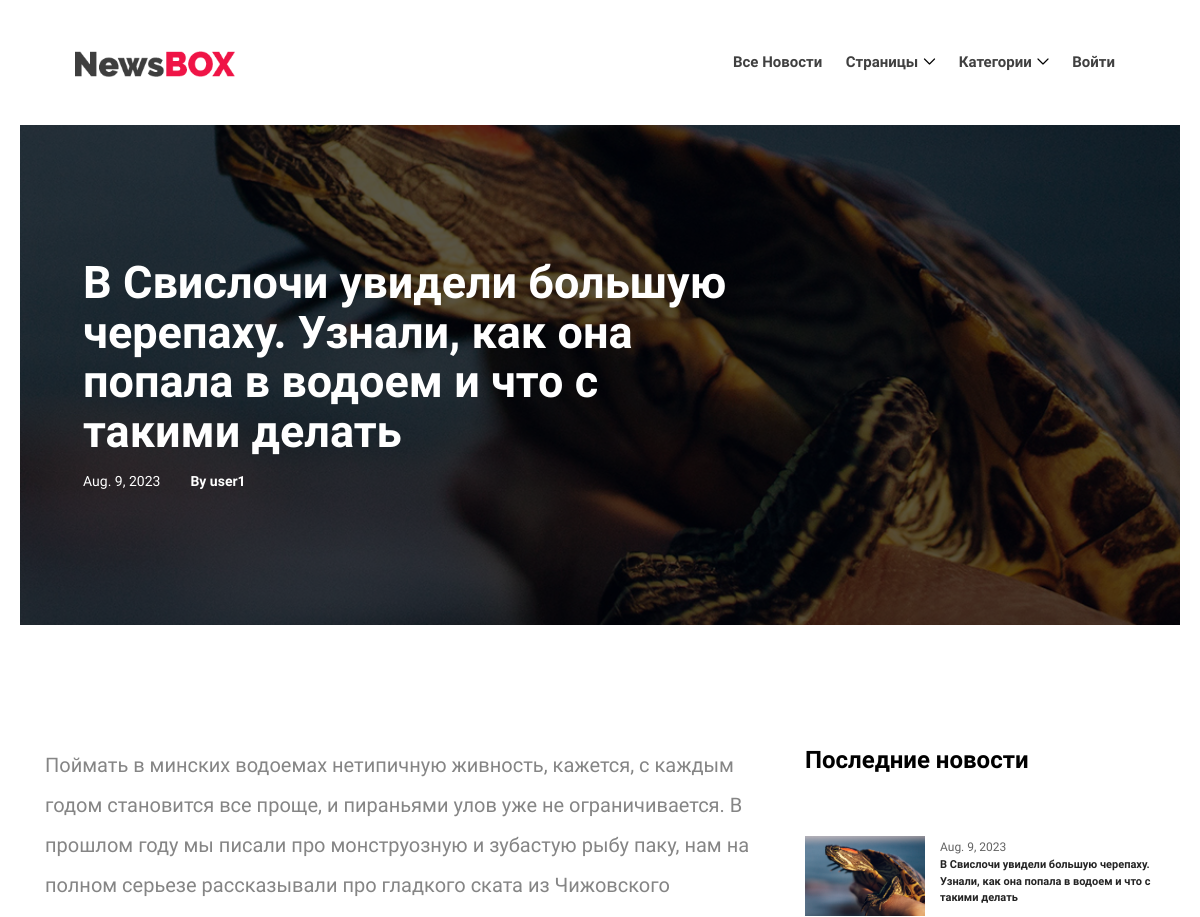
Page /news/19 (upper part) on the earlier database version.
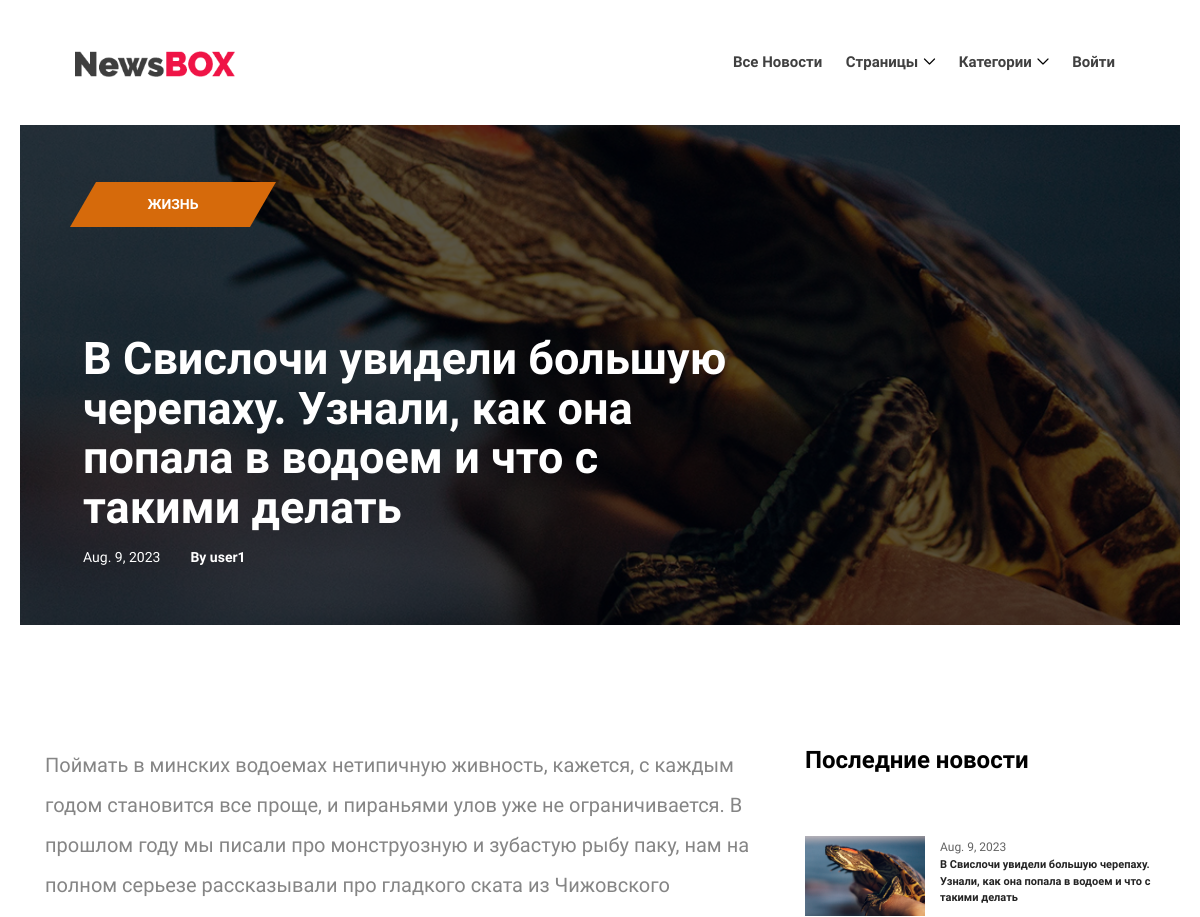
Same page on the later database version.
### app/models.py (models this page shows, shortened)
class Post(models.Model):
    author = models.ForeignKey(Author, on_delete=models.CASCADE)
    datetime = models.DateTimeField(auto_now_add=True)
    category = models.ManyToManyField(Category, through='PostCategory', related_name='posts')
    title = models.CharField(max_length=128)
    text = models.TextField()
    rating = models.IntegerField(default=0)
    is_new = models.BooleanField(default=True)
    picture = models.FileField(upload_to='uploads/', blank=True, verbose_name='Загрузить картинку для новости', default='uploads/default.jpg')
    def get_absolute_url(self):
        return reverse('new_detail', args=[str(self.id)])

class Author(models.Model):
    user = models.OneToOneField(User, on_delete=models.CASCADE)
    rating = models.IntegerField(default=0)
    avatar = models.FileField(upload_to='uploads/', blank=True, verbose_name='Загрузить аватарку', default='uploads/ava_default.png')
    def __str__(self):
        return self.user.username

class PostCategory(models.Model):
    post_id = models.ForeignKey(Post, on_delete=models.CASCADE)
    category_id = models.ForeignKey(Category, on_delete=models.CASCADE)

class Category(models.Model):
    name = models.CharField(max_length=64, unique=True, help_text='category name')
    subscriber_c = models.ManyToManyField(User, through='Subscriber', blank=True)
    def __str__(self):
        return self.name

### app/views.py (the view)
# urls.py: path('<int:pk>', PostDetail.as_view(), name='new_detail'),
class PostDetail(DetailView):
    model = Post
    template_name = 'single_new.html'
    context_object_name = 'single_post'
    def get_context_data(self, **kwargs):
        context = super().get_context_data(**kwargs)
        context['new_categories'] = list(PostCategory.objects.filter(post_id_id=context['single_post'].id))
        context['last_news'] = list(Post.objects.order_by('-datetime')[:7])
        context['new_comments'] = list(Comment.objects.order_by('-datetime').filter(post=context['single_post']))
        self.object = self.get_object()
        context['post_author_user'] = self.object.author.user
        return context

### app/context_processors.py (called while the page is built)
def navigate_context(request):
    test = 'Оставь здесь свой отклик'
    context = {
        'vartest': test,
        'current_user': request.user,
        'categories': Category.objects.all(),
    }
    return context

### templates/single_new.html (shortened to what this page needs)
{% extends 'index.html' %}
{% block content %}
    {% if single_post.picture %}
        <div class="post-details-title-area bg-overlay clearfix" style="background-image: url({{ single_post.picture.url }})">
    {% else %}
        <div class="post-details-title-area bg-overlay clearfix" style="background-image: url(/media/uploads/default.jpg)">
    {% endif %}
        <div class="container-fluid h-100">
            <div class="row h-100 align-items-center">
                <div class="col-12 col-lg-8">
                    <div class="post-content">
                        {% if new_categories %}
                            {% for c in new_categories %}
                                <a href="http://127.0.0.1:8000/news/?category={{ c.category_id_id }}"><p class="tag"><span>{{ c.category_id }}</span></p></a>
                            {% endfor %}
                        {% endif %}
                        <p class="post-title" style="font-size: 45px">{{ single_post.title }}</p>
                        <div class="d-flex align-items-center">
                            <span class="post-date mr-30">{{ single_post.datetime.date }}</span>
                            <a href="#"><span class="post-date">By {{ single_post.author }}</span></a>
                        </div>
                    </div>
                </div>
            </div>
        </div>
    </div>
    <section class="post-news-area section-padding-100-0 mb-70">
        <div class="container">
            <div class="row justify-content-center">
                <div class="col-12 col-lg-8">
                    <div class="post-details-content mb-100">
                        <p style="font-size: 20px; text-align: left">{{ single_post.text }}</p>
                    </div>
                </div>
                <div class="col-12 col-sm-9 col-md-6 col-lg-4">
                    <div class="sidebar-area">
                        {% if last_news %}
                            <div class="single-widget-area news-widget mb-30">
                                <h4>Последние новости</h4>
                                {% for ln in last_news %}
                                    <div class="single-blog-post d-flex style-4 mb-30">
                                        <div class="blog-thumbnail">
                                            {% if ln.picture %}
                                                <a href="{{ ln.get_absolute_url }}"><img src="{{ ln.picture.url }}" alt=""></a>
                                            {% endif %}
                                        </div>
                                        <div class="blog-content">
                                            <span class="post-date">{{ ln.datetime.date }}</span>
                                            <a href="{{ ln.get_absolute_url }}" class="post-title" style="font-size: 11px">{{ ln.title }}</a>
                                        </div>
                                    </div>
                                {% endfor %}
                            </div>
                        {% endif %}
                    </div>
                </div>
            </div>
        </div>
    </section>
{% endblock content %}

Differences in the rows shown:
added PostCategory: category_id "ЖИЗНЬ"
